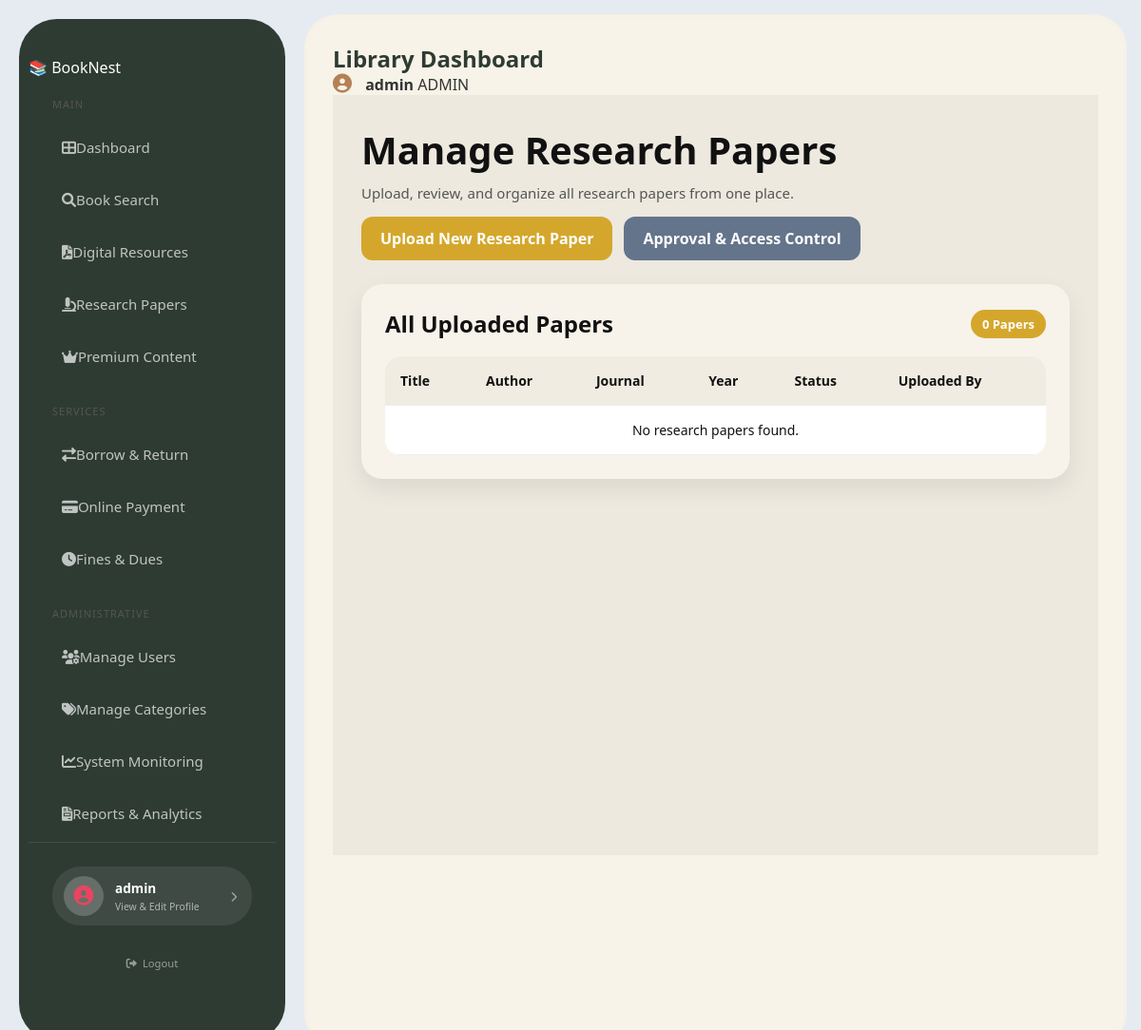
The app's page /librarian/research-papers/ (signed in), older data.
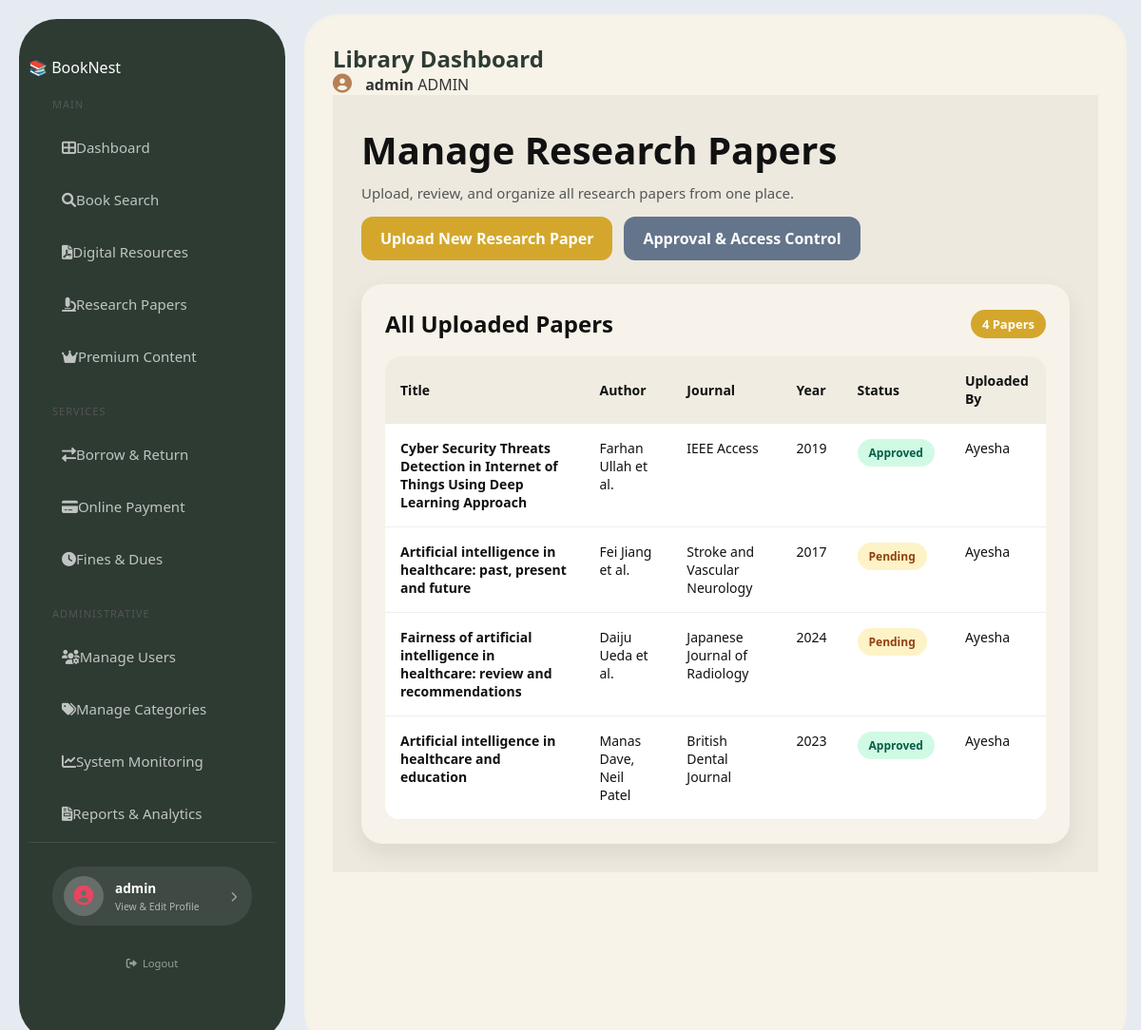
The same page, newer data.
### library/models.py (models this page shows, shortened)
class ResearchPaper(models.Model):
    STATUS_CHOICES = [
        ('pending', 'Pending'),
        ('approved', 'Approved'),
        ('rejected', 'Rejected'),
    ]
    title = models.CharField(max_length=200)
    author = models.CharField(max_length=200)
    journal = models.CharField(max_length=200)
    year = models.PositiveIntegerField()
    abstract = models.TextField(blank=True, null=True)
    paper_file = models.FileField(upload_to='research_papers/')
    status = models.CharField(max_length=20, choices=STATUS_CHOICES, default='pending')
    uploaded_by = models.ForeignKey(User, on_delete=models.CASCADE)
    uploaded_at = models.DateTimeField(auto_now_add=True)

class User(AbstractUser):
    ADMIN = 'admin'
    LIBRARIAN = 'librarian'
    REGULAR_USER = 'user'
    ROLE_CHOICES = [
        (ADMIN, 'Administrator'),
        (LIBRARIAN, 'Librarian'),
        (REGULAR_USER, 'Regular User'),
    ]
    role = models.CharField(
        max_length=20,
        choices=ROLE_CHOICES,
        default=REGULAR_USER
    )
    phone = models.CharField(max_length=15, null=True, blank=True)
    profile_picture = models.ImageField(
        upload_to='profiles/',
        null=True,
        blank=True
    )
    date_of_birth = models.DateField(null=True, blank=True)
    bio = models.TextField(null=True, blank=True)
    def get_full_name(self):
        if self.first_name and self.last_name:
            return f"{self.first_name} {self.last_name}"
        return self.username

### library/views.py (the view)
# urls.py: path('librarian/research-papers/', views.manage_research_papers, name='manage_research_papers'),
@login_required
@user_passes_test(is_librarian_or_admin, login_url='/')
def manage_research_papers(request):
    papers = ResearchPaper.objects.all().order_by('-uploaded_at')
    return render(request, 'library/manage_research_papers.html', {'papers': papers})

### library/views.py (called while the page is built)
def is_librarian_or_admin(user):
    return user.is_authenticated and (
        user.role in [User.LIBRARIAN, User.ADMIN] or user.is_superuser
    )

### library/templates/library/manage_research_papers.html (shortened to what this page needs)
{% extends 'library/base.html' %}
{% block content %}
<div class="manage-page">
    <div class="manage-header">
        <div class="manage-title">
            <h1>Manage Research Papers</h1>
            <p>Upload, review, and organize all research papers from one place.</p>
        </div>
        <div class="top-actions">
            <a href="{% url 'upload_research_paper' %}" class="btn-gold">Upload New Research Paper</a>
            <a href="{% url 'approval_access_control' %}" class="btn-gray">Approval & Access Control</a>
        </div>
    </div>
    <div class="manage-box">
        <div class="section-bar">
            <h2 style="margin:0; color:#111;">All Uploaded Papers</h2>
            <span class="paper-count">{{ papers|length }} Papers</span>
        </div>
        <div class="table-wrap">
            <table class="manage-table">
                <thead>
                    <tr>
                        <th>Title</th>
                        <th>Author</th>
                        <th>Journal</th>
                        <th>Year</th>
                        <th>Status</th>
                        <th>Uploaded By</th>
                    </tr>
                </thead>
                <tbody>
                    {% for paper in papers %}
                    <tr>
                        <td>
                            <div class="paper-title">{{ paper.title }}</div>
                        </td>
                        <td>{{ paper.author }}</td>
                        <td>{{ paper.journal }}</td>
                        <td>{{ paper.year }}</td>
                        <td>
                            {% if paper.status == 'pending' %}
                                <span class="status-badge status-pending">Pending</span>
                            {% elif paper.status == 'approved' %}
                                <span class="status-badge status-approved">Approved</span>
                            {% elif paper.status == 'rejected' %}
                                <span class="status-badge status-rejected">Rejected</span>
                            {% else %}
                                <span class="status-badge status-pending">{{ paper.status }}</span>
                            {% endif %}
                        </td>
                        <td>{{ paper.uploaded_by.username }}</td>
                    </tr>
                    {% empty %}
                    <tr>
                        <td colspan="6" class="empty-row">No research papers found.</td>
                    </tr>
                    {% endfor %}
                </tbody>
            </table>
        </div>
    </div>
</div>
{% endblock %}

Row changes from the older to the newer data that the page shows:
added ResearchPaper: title "Cyber Security Threats Detection in Internet of Things Using Deep Learning Approach", author "Farhan Ullah et al.", journal "IEEE Access", year "2019", status "Approved", uploaded_by.username "Ayesha"
added ResearchPaper: title "Artificial intelligence in healthcare: past, present and future", author "Fei Jiang et al.", journal "Stroke and Vascular Neurology", year "2017", status "Pending", uploaded_by.username "Ayesha"
added ResearchPaper: title "Fairness of artificial intelligence in healthcare: review and recommendations", author "Daiju Ueda et al.", journal "Japanese Journal of Radiology", year "2024", status "Pending", uploaded_by.username "Ayesha"
added ResearchPaper: title "Artificial intelligence in healthcare and education", author "Manas Dave, Neil Patel", journal "British Dental Journal", year "2023", status "Approved", uploaded_by.username "Ayesha"
Text that changed along with them:
{{ papers|length }}: "0" → "4"
text no longer shown: "No research papers found."
